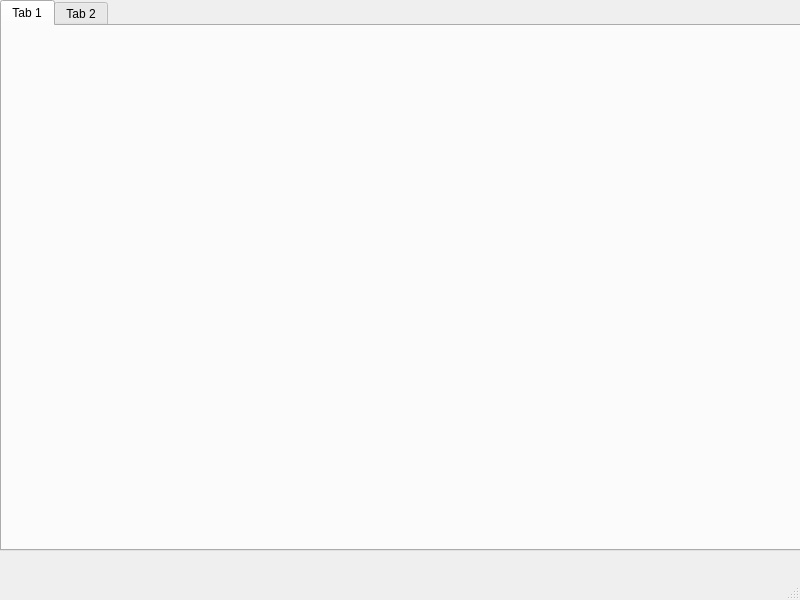
<?xml version="1.0" encoding="UTF-8"?>
<ui version="4.0">
 <class>WritingMaterialsManager::DataSourceManager</class>
 <widget class="QMainWindow" name="WritingMaterialsManager::DataSourceManager">
  <property name="geometry">
   <rect>
    <x>0</x>
    <y>0</y>
    <width>800</width>
    <height>600</height>
   </rect>
  </property>
  <property name="windowTitle">
   <string>MainWindow</string>
  </property>
  <widget class="QWidget" name="centralwidget">
   <widget class="QTabWidget" name="DataSourceTab">
    <property name="geometry">
     <rect>
      <x>0</x>
      <y>0</y>
      <width>801</width>
      <height>551</height>
     </rect>
    </property>
    <property name="currentIndex">
     <number>0</number>
    </property>
    <widget class="QWidget" name="MongoDB">
     <attribute name="title">
      <string>Tab 1</string>
     </attribute>
    </widget>
    <widget class="QWidget" name="FileSystem">
     <attribute name="title">
      <string>Tab 2</string>
     </attribute>
    </widget>
   </widget>
  </widget>
  <widget class="QMenuBar" name="MenuBar">
   <property name="geometry">
    <rect>
     <x>0</x>
     <y>0</y>
     <width>800</width>
     <height>21</height>
    </rect>
   </property>
  </widget>
  <widget class="QStatusBar" name="StatusBar"/>
 </widget>
 <resources/>
 <connections/>
</ui>
